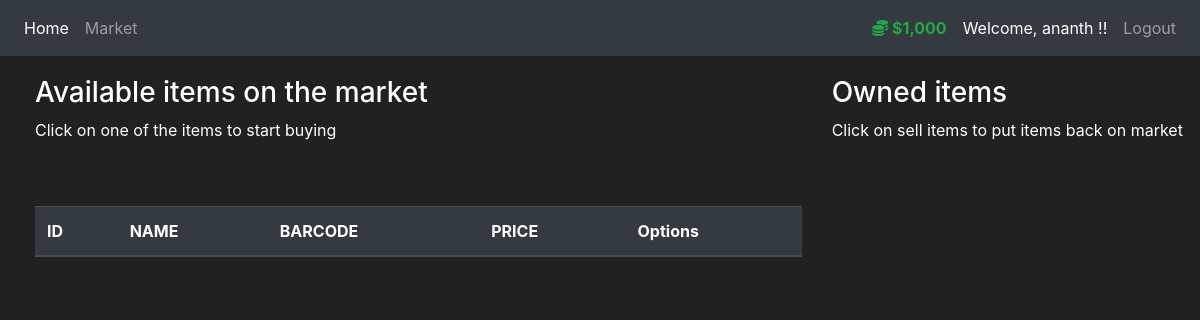
/market (signed in), run on an earlier commit of the app's database.
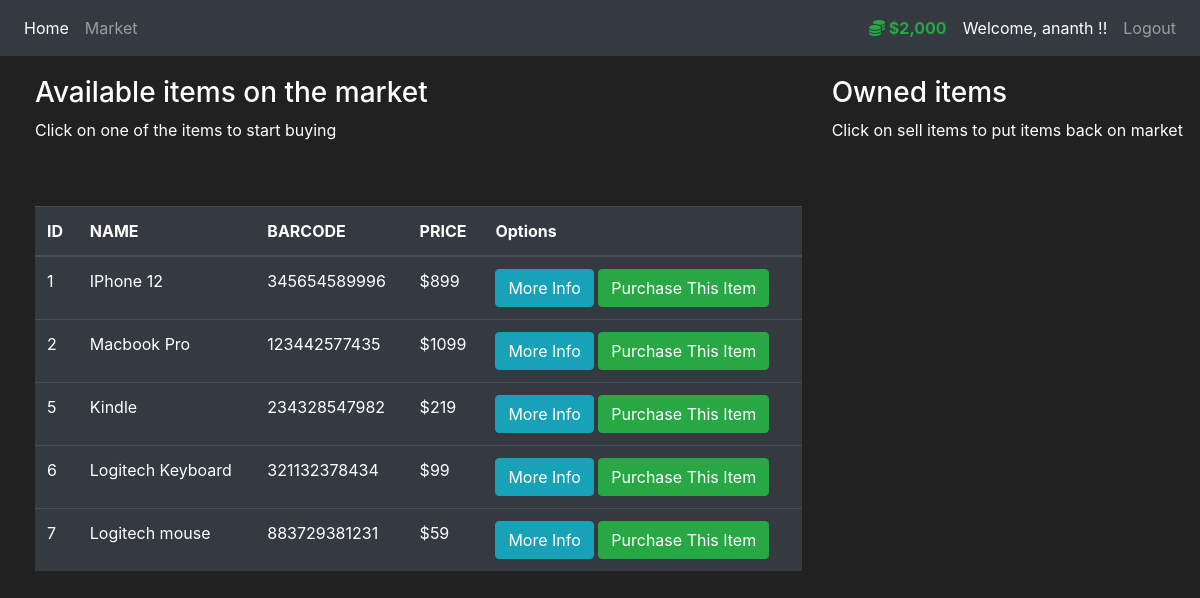
And on a later commit of the database.
### market/models.py (models this page shows, shortened)
class User(db.Model, UserMixin):
    id = db.Column(db.Integer(), primary_key=True)
    username = db.Column(db.String(length=30), nullable=False, unique=True)
    email_address = db.Column(db.String(length=50),
                              nullable=False, unique=True)
    password_hash = db.Column(db.String(length=60), nullable=False)
    budget = db.Column(db.Integer(), nullable=False, default=2000)
    items = db.relationship('Item', backref='owned_user', lazy=True)
    @property
    def prettier_budget(self):
        if len(str(self.budget)) >= 4:
            return f'${str(self.budget)[:-3]},{str(self.budget)[-3:]}'
        else:
            return f'${str(self.budget)}'
    @property
    def password(self):
        return self.password

class Item(db.Model):
    id = db.Column(db.Integer(), primary_key=True)
    name = db.Column(db.String(length=30), nullable=False, unique=True)
    price = db.Column(db.Integer, nullable=False)
    description = db.Column(db.String(length=1200),
                            nullable=False, unique=True)
    barcode = db.Column(db.String(length=12), nullable=False, unique=True)
    owner = db.Column(db.Integer(), db.ForeignKey('user.id'))

### market/routes.py (the view, shortened to what this page needs)
@app.route("/market", methods=['GET', 'POST'])
@login_required
def market_page():
    purchase_form = PurchaseItemForm()
    if request.method == "GET":
        owner_id = current_user.id
        items = Item.query.filter_by(owner=None)
        return render_template('market.html', items=items, purchase_form=purchase_form)

### market/models.py (called while the page is built)
@login_manager.user_loader
def load_user(user_id):
    return User.query.get(int(user_id))

### market/templates/market.html (shortened to what this page needs)
{% extends 'main.html' %}
{% block content %}
    <div class="row" style="margin-top: 20px; margin-left: 20px;">
        <div class="col-8">
                <h3>Available items on the market</h3>
                <p>Click on one of the items to start buying</p>
                <br><br>
                <table class="table table-hover table-dark">
                    <thead>
                        <tr>
                            <th scope="col">ID</th>
                            <th scope="col">NAME</th>
                            <th scope="col">BARCODE</th>
                            <th scope="col">PRICE</th>
                            <th scope="col">Options</th>
                        </tr>
                    </thead>
                    <tbody>
                        {% for item in items %}
                            <tr>
                                <td>{{item['id']}}</td>
                                <td>{{item['name']}}</td>
                                <td>{{item['barcode']}}</td>
                                <td>${{item['price']}}</td>
                                <td>
                                    <button class="btn btn-outline btn-info" data-toggle="modal" data-target="#Modal-MoreInfo-{{ item['id'] }}">
                                        More Info
                                    </button>
                                    <button class="btn btn-outline btn-success" data-toggle="modal" data-target="#Modal-PurchaseConfirm-{{ item['id'] }}">
                                        Purchase This Item
                                    </button>
                                </td>
                            </tr>
                        {% endfor %}
                    </tbody>
                </table>
            </div>
            <div class="col-4">
                <h3>Owned items</h3>
                <p>Click on sell items to put items back on market</p>
                <br><br><br>
            </div>
        </div>
{% endblock %}

### market/templates/main.html (shortened to what this page needs)
<!doctype html>
<html lang="en">
    <head>
        <link rel="stylesheet" href="https://cdn.jsdelivr.net/npm/bootstrap@4.5.3/dist/css/bootstrap.min.css">
    </head>
    <body>
        <nav class="navbar navbar-expand-md navbar-dark bg-dark">
            <div class="collapse navbar-collapse" id="navbarNav">
                <ul class="navbar-nav mr-auto">
                    <li class="nav-item active">
                        <a class="nav-link" href="{{url_for('home_page')}}">Home</a>
                    </li>
                    <li class="nav-item">
                        <a class="nav-link" href="{{url_for('market_page')}}">Market <span class="sr-only">(current)</span></a>
                    </li>
                </ul>
                {% if current_user.is_authenticated %}
                <ul class="navbar-nav">
                    <li class="nav-item active">
                        <a class="nav-link" style="color: #24a745; font-weight: bold;">
                            <i class="fas fa-thin fa-coins"></i>
                            {{ current_user.prettier_budget }}
                        </a>
                    </li>
                    <li class="nav-item active">
                        <a class="nav-link">Welcome, {{ current_user.username }} !!</a>
                    </li>
                    <li class="nav-item">
                        <a class="nav-link" href="{{ url_for('logout_page') }}">Logout</a>
                    </li>
                </ul>
                {% endif %}
            </div>
        </nav>
        {% block content %}
        {% endblock %}
    </body>
</html>

### market/templates/main.html (style rules this page uses)
body { background-color: #212121; color: white }

What changed in the data, as far as the page shows it:
changed User "ananth": prettier_budget "$1,000" → "$2,000"
now on this page (row edited): Item: id "1", name "IPhone 12", barcode "345654589996", price "899"
now on this page (row edited): Item: id "2", name "Macbook Pro", barcode "123442577435", price "1099"
added Item: id "5", name "Kindle", barcode "234328547982", price "219"
added Item: id "6", name "Logitech Keyboard", barcode "321132378434", price "99"
added Item: id "7", name "Logitech mouse", barcode "883729381231", price "59"
